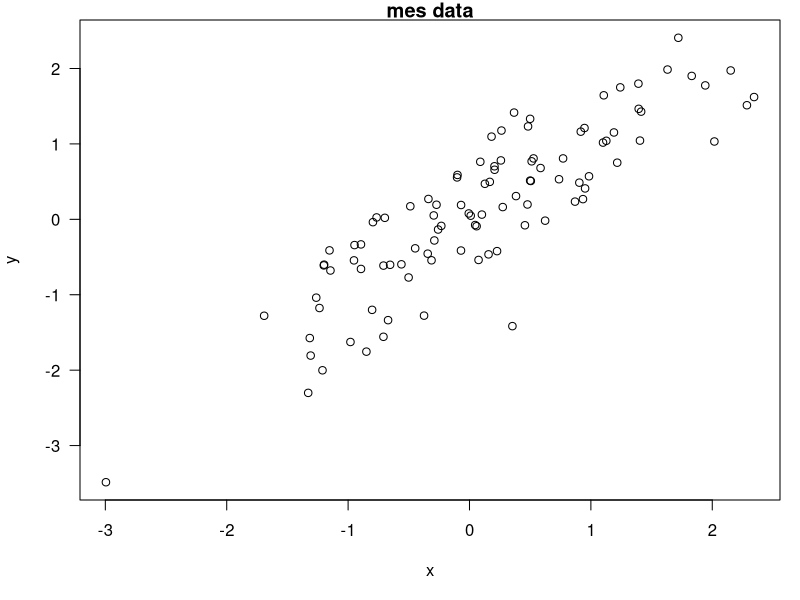
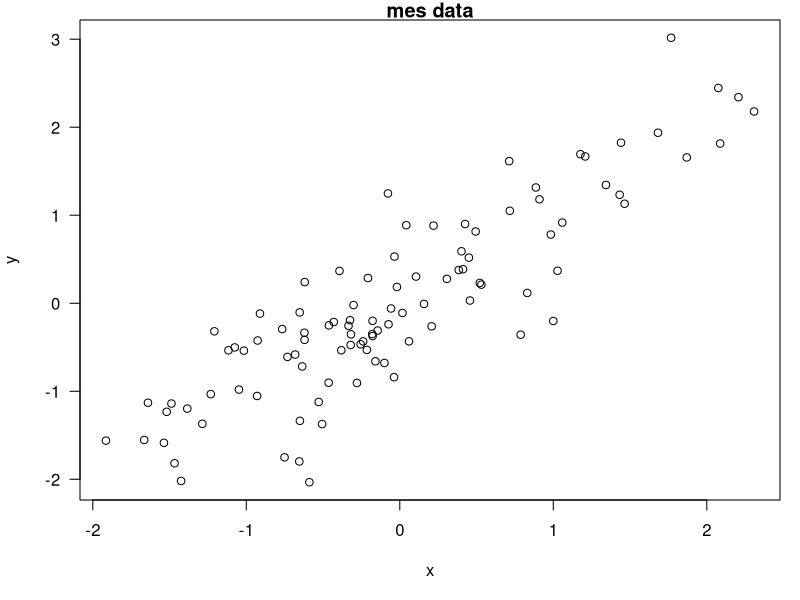

Generate these figures, in order, with R:
## ---- chunk 1
set.seed(1)
x <- rnorm(100)
mean(x)
## ---- chunk 2
set.seed(1)
x <- rnorm(200)
mean(x)
## ---- chunk 3
set.seed(1)
x <- rnorm(2300)
mean(x)
## ---- chunk 4
set.seed(1)
x <- rnorm(2300)
mean(x)
## ---- chunk 5
time  <- format(Sys.time(), "%a %b %d %X %Y")
rand <- rnorm(1)
## ---- chunk 6
x  <- rnorm(100); y <- x+ rnorm(100, sd=0.5)
## ---- chunk 7
par(mar = c(5,4,1,1), las = 1)
plot(x,y, main = "mes data")
## ---- chunk 8
library(datasets)
data(airquality)
fit <- lm(Ozone ~ Solar.R + Wind + Temp, data = airquality)
## ---- chunk 9
library(xtable)
xt <- xtable(summary(fit))
print(xt,type = "html")
## ---- chunk 10
library(knitr)
opts_chunk$set(echo = FALSE, results = "hide")
## ---- chunk 11
set.seed(1)
x <- rnorm(100)
mean(x)
## ---- chunk 12
set.seed(1)
x <- rnorm(100)
mean(x)
## ---- chunk 13
x  <- rnorm(100); y <- x+ rnorm(100, sd=0.5)
## ---- chunk 14
par(mar = c(5,4,1,1), las = 1)
plot(x,y, main = "mes data")
